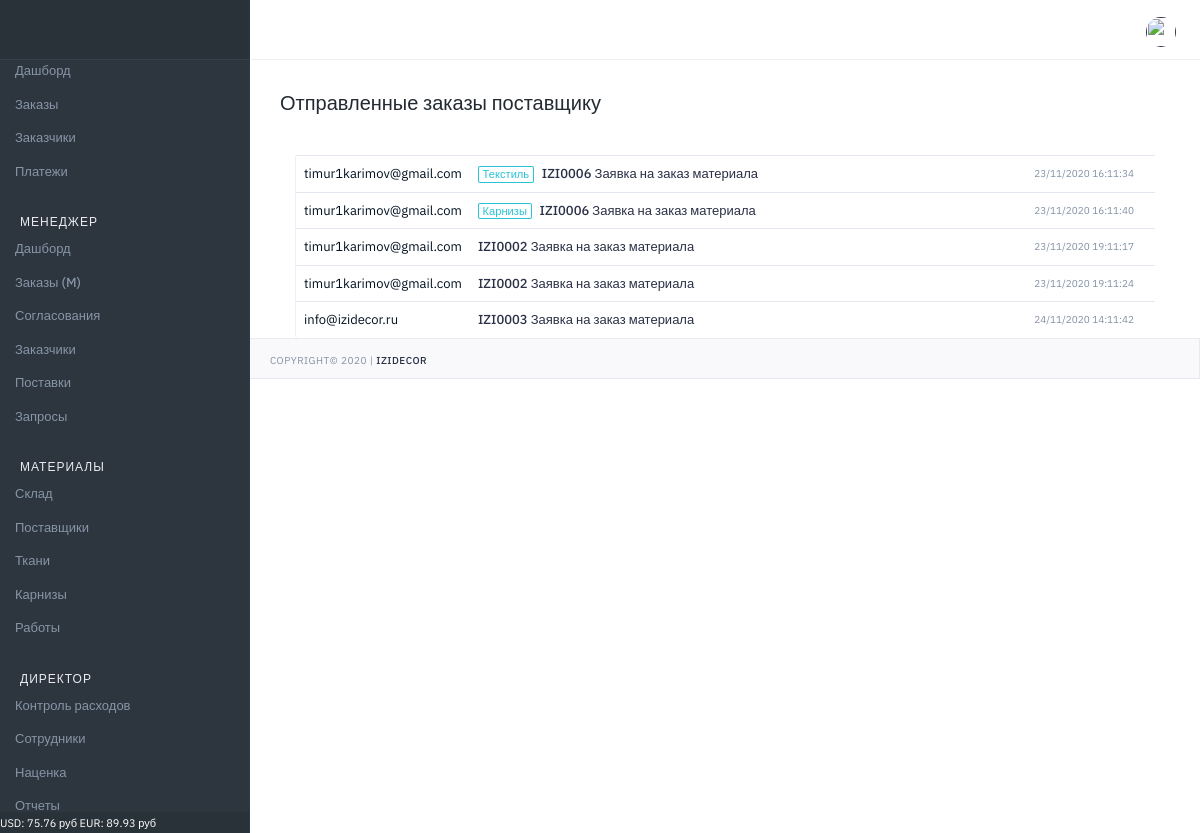
The page /manager/supplier/mail/list/ (signed in) on the database its author committed.
### markup/models.py (models this page shows, shortened)
class MarkupCurrency(models.Model):
    name = models.CharField(verbose_name='Название', max_length=100)
    value = models.FloatField(verbose_name='Значение', default=0)

### orders/models.py (models this page shows, shortened)
class SupplierMail(models.Model):
    email = models.CharField(verbose_name='email', max_length=100, blank=True)
    subject = models.CharField(verbose_name='Тема письма', max_length=100, blank=True)
    text = models.CharField(verbose_name='Текст письма', max_length=1000, blank=True)
    type_p = models.CharField(verbose_name='Тип', max_length=1000, blank=True)
    date_created = models.DateTimeField(verbose_name='Дата создания', auto_now_add=True, null=True)

### manager/views.py (the view)
# urls.py: path('supplier/mail/list/', SupplierMailList, name="supplier_mail_list"),
@login_required(login_url='login')
def SupplierMailList(request):
    mail = SupplierMail.objects.all()
    return render(request, 'manager/supplier_mail_list.html', context={'mail': mail})

### main/template_tags/custom_tags.py (called while the page is built, shortened)
@register.filter(name='has_group')
def has_group(user, group_name):
    return user.groups.filter(name=group_name).exists()

@register.simple_tag()
def get_new_orders():
    result = Order.objects.filter(status__gte=5, user_view=0).count()
    return result

@register.simple_tag()
def get_discount():
    result = Order.objects.filter(status__lte=3, discount_status=1, discount_view=0).count()
    return result

@register.simple_tag()
def get_currency():
    usd = MarkupCurrency.objects.get(name='USD')
    eur = MarkupCurrency.objects.get(name='EUR')
    f = f'USD: {round(usd.value,2)} руб  EUR: {round(eur.value,2)} руб'
    return f

@register.simple_tag()
def get_finish_orders():
    result = Order.objects.filter(status=9).count()
    all_orders = Order.objects.filter(status=8)
    count_n = 0
    return result+count_n

### manager/templates/manager/supplier_mail_list.html
{% extends "main/base.html" %}
{% block title_h1 %}Отправленные заказы поставщику{% endblock %}
{% block body_content %}
                  <div class="col-lg-12 email-right-sidebar">
                     <div class="card bd-r-0-force bd-t-0-force bd-b-0-force">
                        <div class="card-body pd-0">
                           <div class="table-responsive">
                              <table class="table table-hover mb-0">
                                 <tbody>
                                    {% for m in mail %}
                                       <tr>
                                          <td class="wd-15p">{{m.email}}</td>
                                          <td><a href="{% url 'manager:supplier_mail_view' id=m.id%}"><span class="badge badge-outline-info mr-2">{{m.type_p}}</span>{{m.subject}}</a></td>
                                          <td class="wd-15p">
                                             <p class="mb-0 tx-10 tx-gray-500">{{m.date_created|date:'d/m/Y H:m:s'}}</p>
                                          </td>
                                       </tr>
                                    {% endfor %}
                                 </tbody>
                              </table>
                           </div>
                        </div>
                     </div>
                  </div>
{% endblock %}

### main/templates/main/main_elements/footer.html
<div class="sidebar-footer">
   <span class="tx tx-11 tx-white">{% get_currency %}</span>
</div>

### rows shown on the page
MarkupCurrency: value.value "USD: 75.76 руб EUR: 89.93 руб"
SupplierMail: email "timur1karimov@gmail.com", type_p "Текстиль", subject "IZI0006 Заявка на заказ материала", date_created "23/11/2020 16:11:34"
SupplierMail: email "timur1karimov@gmail.com", type_p "Карнизы", subject "IZI0006 Заявка на заказ материала", date_created "23/11/2020 16:11:40"
SupplierMail: email "timur1karimov@gmail.com", subject "IZI0002 Заявка на заказ материала", date_created "23/11/2020 19:11:17"
SupplierMail: email "timur1karimov@gmail.com", subject "IZI0002 Заявка на заказ материала", date_created "23/11/2020 19:11:24"
SupplierMail: email "info@izidecor.ru", subject "IZI0003 Заявка на заказ материала", date_created "24/11/2020 14:11:42"
